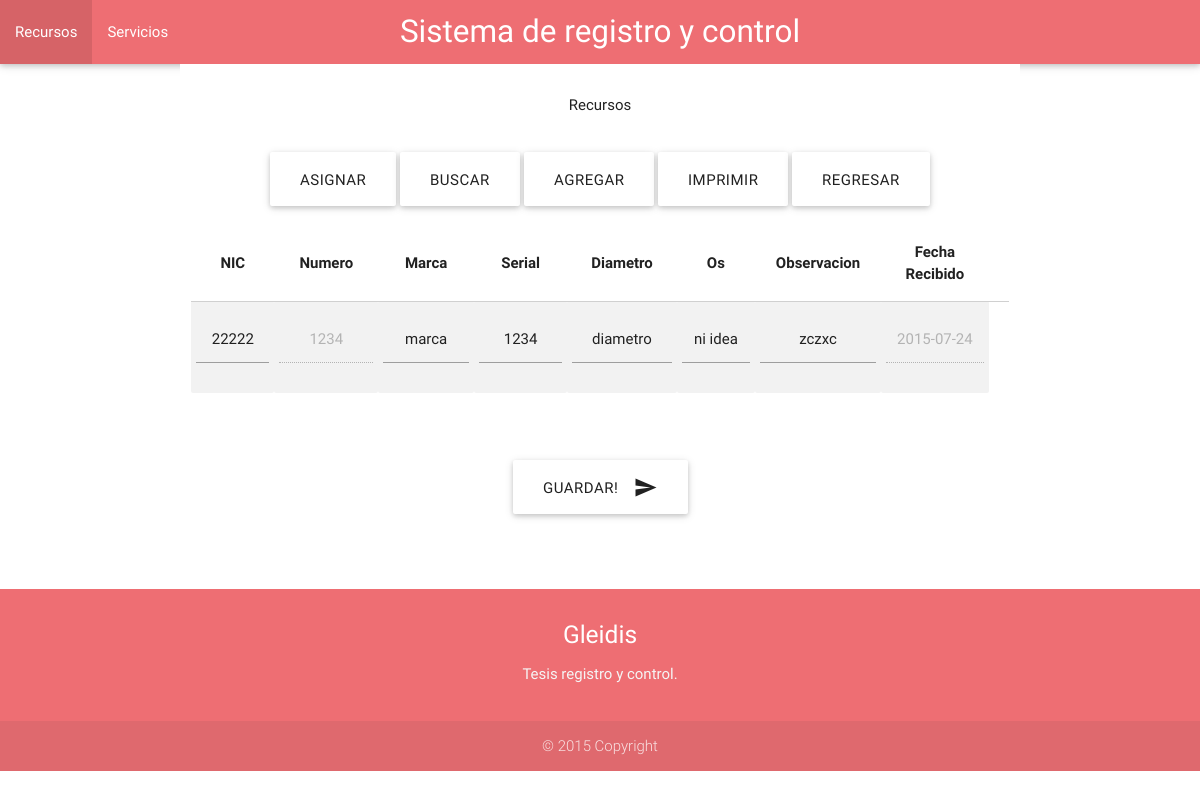
Screenshot of /src/FrontEnd/recurso/agregarMedidor.php?id=1 with the database file from the repository.
### tables this page shows
CREATE TABLE IF NOT EXISTS `medidores` (
  `id` int(11) NOT NULL,
  `NIC` varchar(255) DEFAULT NULL,
  `marca` varchar(255) NOT NULL,
  `serial` varchar(255) NOT NULL,
  `os` varchar(255) NOT NULL,
  `fechaRecibido` varchar(255) NOT NULL,
  `observacion` varchar(255) DEFAULT NULL,
  `numero` varchar(55) NOT NULL,
  `diametro` varchar(255) DEFAULT NULL
);

### src/BackEnd/Dao/DaoMedidor.php (called while the page is built, shortened)
<?php
class DaoMedidor{
    private $Medidor;
    function __construct(Medidor $medidor)
    {
        $this->Medidor = $medidor;
    }
    public function consultarXid()
    {
        $conexion = FabricaEntidad::Conexion();;
        if ( $this->Medidor->getId() != null )
        {
            $consulta = $conexion->prepare('SELECT * FROM '. self::TABLA . ' WHERE id = :id');
            $consulta->bindParam(':id', $this->Medidor->getId());
            $consulta->execute();
            $registro = $consulta->fetch();
        }else{
            $this->Medidor = null;
        }
        return $this->Medidor;
    }
    private function armarObjeto($registro)
    {
        $this->Medidor->setId($registro['id']);
        $this->Medidor->setNic($registro['NIC']);
        $this->Medidor->setMarca($registro['marca']);
        $this->Medidor->setSerial($registro['serial']);
        $this->Medidor->setOs($registro['os']);
        $this->Medidor->setFechaRecibido($registro['fechaRecibido']);
        $this->Medidor->setObservacion($registro['observacion']);
        $this->Medidor->setNumero($registro['numero']);
        $this->Medidor->setDiametro($registro['diametro']);
    }
}

### src/BackEnd/Entidad/EntidadBase.php (called while the page is built, shortened)
<?php
class EntidadBase {
    private $id;
    public function getId()
    {
        return $this->id;
    }
    public function setId($id)
    {
        $this->id = $id;
    }
}

### src/BackEnd/Entidad/Medidor.php (called while the page is built, shortened)
<?php
include_once 'EntidadBase.php';
class Medidor extends EntidadBase{
    private $nic;
    private $marca;
    private $serial;
    private $os;
    private $fechaRecibido;
    private $observacion;
    private $numero;
    private $diametro;
    public function getNic()
    {
        return $this->nic;
    }
    public function setNic($nic)
    {
        $this->nic = $nic;
    }
    public function getMarca()
    {
        return $this->marca;
    }
    public function setMarca($marca)
    {
        $this->marca = $marca;
    }
    public function getSerial()
    {
        return $this->serial;
    }
    public function setSerial($serial)
    {
        $this->serial = $serial;
    }
    public function getOs()
    {
        return $this->os;
    }
    public function setOs($os)
    {
        $this->os = $os;
    }
    public function getFechaRecibido()
    {
        return $this->fechaRecibido;
    }
    public function setFechaRecibido($fechaRecibido)
    {
        $this->fechaRecibido = $fechaRecibido;
    }
    public function getObservacion()
    {
        return $this->observacion;
    }
    public function setObservacion($observacion)
    {
        $this->observacion = $observacion;
    }
    public function getNumero()
    {
        return $this->numero;
    }
    public function setNumero($numero)
    {
        $this->numero = $numero;
    }
    public function getDiametro()
    {
        return $this->diametro;
    }
    public function setDiametro($diametro)
    {
        $this->diametro = $diametro;
    }
}

### src/FrontEnd/recurso/agregarMedidor.php (the view, shortened to what this page needs)
<!DOCTYPE html>
<html lang="en">
<head>
    <link type="text/css" rel="stylesheet" href="../css/materialize.min.css" media="screen,projection" />
    <link rel="stylesheet" href="../css/style.css">
</head>
<body>
<header>
    <nav>
        <div class="nav-wrapper">
            <a href="../menu.php" class="brand-logo center">Sistema de registro y control</a>
            <ul id="nav-mobile" class="left hide-on-med-and-down">
                <li><a href="asignar.php">Recursos</a>
                </li>
                <li><a href="../servicios/index.php">Servicios</a>
                </li>
            </ul>
        </div>
    </nav>
</header>
<section class="container section white">
    <div class="row col s12">
        <div class="center waves-color-demo ">
            <div class="row center">
                <p>Recursos</p>
            </div>
            <div class="row">
                <a href="asignar.php" class="waves-effect waves-red btn-large waves-color-demo"  >ASIGNAR</a>
                <a href="buscar.php" class="waves-effect waves-red btn-large waves-color-demo" >BUSCAR</a>
                <a href="agregarMedidor.php" class="waves-effect waves-red btn-large waves-color-demo" >AGREGAR</a>
                <a href="#!" class="waves-effect waves-red btn-large waves-color-demo">IMPRIMIR</a>
                <a href="../index.php" class="waves-effect waves-red btn-large waves-color-demo">REGRESAR</a>
            </div>
            <?php if(isset($_GET['id'])){
                $medidor = FabricaEntidad::entidadMedidor();
                $medidor->setId($_GET['id']);
                $dao = FabricaDao::obtenerDaoMedidor($medidor);
                $medidor = $dao->consultarXid();
                ?>
            <form action="_agregarMedidorBean.php" method="post">
                <table class="striped centered responsive-table">
                    <thead>
                    <tr class="centered">
                        <th data-field="NIC">NIC</th>
                        <th data-field="numero">Numero</th>
                        <th data-field="marca">Marca</th>
                        <th data-field="Serial">Serial</th>
                        <th data-field="Diametro">Diametro</th>
                        <th data-field="os">Os</th>
                        <th data-field="observacion">Observacion</th>
                        <th data-field="observacion">Fecha Recibido</th>
                        <th></th>
                        <th></th>
                    </tr>
                    </thead>
                    <tbody>
                        <tr>
                            <td>
                                <input  name="nic" required type="text" value="<?php echo $medidor->getNic()?>" class="validate center">
                            </td>
                            <td>
                                <input  name="numero" disabled required type="text" value="<?php echo $medidor->getNumero()?>" class="validate center">
                            </td>
                            <td>
                                <input  name="marca" required type="text" value="<?php echo $medidor->getMarca()?>" class="validate center">
                            </td>
                            <td>
                                <input  name="serial" required type="text" value="<?php echo $medidor->getSerial()?>" class="validate center">
                            </td>
                            <td>
                                <input  name="diametro" required type="text" value="<?php echo $medidor->getDiametro()?>" class="validate center">
                            </td>
                            <td>
                                <input  name="os" required type="text" value="<?php echo $medidor->getOs()?>" class="validate center">
                            </td>
                            <td>
                                <input  name="observacion" required type="text" value="<?php echo $medidor->getObservacion()?>" class="validate center">
                            </td>
                            <td>
                                <input disabled name="fecha"  type="text" value="<?php echo $medidor->getFechaRecibido()?>" class="validate center">
                            </td>
                        </tr>
                    </tbody>
                </table>
            <br>
            <br>
            <br>
            <div class=" row center">
                <button class="waves-effect waves-red btn-large waves-color-demo" type="submit" name="action">Guardar!
                    <i class="mdi-content-send right"></i>
                </button>
            </div>
            </form>
            <?php } ?>
        </div>
    </div>
</section>
<footer class="page-footer">
    <div class="container">
        <div class="row center">
            <div class="col l12 s12">
                <h5 class="white-text">Gleidis</h5>
                <p class="grey-text text-lighten-4">Tesis registro y control.</p>
            </div>
        </div>
    </div>
    <div class="footer-copyright">
        <div class="container center">
            © 2015 Copyright
        </div>
    </div>
</footer>
</body>
</html>

### src/FrontEnd/css/style.css (style rules this page uses)
body { display: flex; min-height: 100vh; flex-direction: column; }
.waves-color-demo .btn:not(.waves-light), .waves-color-demo .btn-large:not(.waves-light) { background-color: #FFFFFF; color: #212121; }

### rows the page displays
medidores: nic "22222", numero "1234", marca "marca", serial "1234", diametro "diametro", os "ni idea", observacion "zczxc", fecha "2015-07-24"
